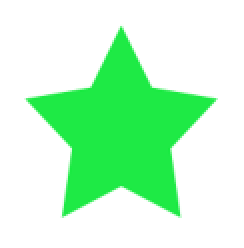
#> input picture LW8/ref.PNG, 122 x 124 px, found by its file name (shown 2 times larger)
$ python lw8.py
#> lines starting #> are read from the running program, lines starting #| are printed output that depends on the picture; after the words box and inside, x2 and y2 are one past the last pixel; in counts of white or black regions, pixels touching at a corner belong together
import cv2
import numpy as np

# path
IMAGE_1 = "ref.png"    # template
IMAGE_2 = "task.png"     # source image

# display function
def show(name, img):
    cv2.namedWindow(name)
    cv2.imshow(name, img)

# template preparation
img_1_color = cv2.imread(IMAGE_1, cv2.IMREAD_REDUCED_COLOR_2)
#> img_1_color is the input picture: shape (124, 122, 3); mean B, G, R 205.1, 249.4, 194.6
img_1 = cv2.cvtColor(img_1_color, cv2.COLOR_BGR2GRAY)
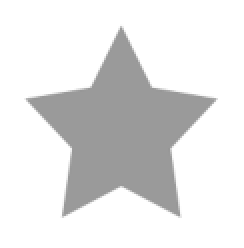
#> img_1: shape (124, 122) (shown 2 times larger); min 151, max 255, mean 227.9
img_1 = 255 - img_1
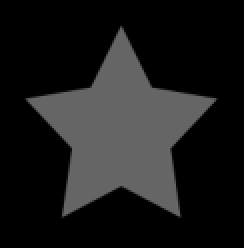
#> img_1: shape (124, 122) (shown 2 times larger); min 0, max 104, mean 27.1
img_1 = cv2.GaussianBlur(img_1, (3, 3), 0)


# source image preparation
img_2_color = cv2.imread(IMAGE_2, cv2.IMREAD_REDUCED_COLOR_2)
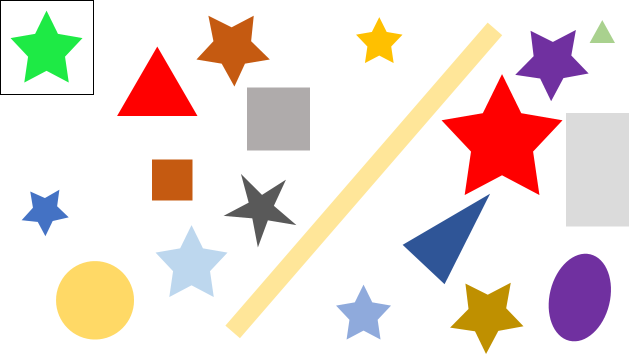
#> input picture LW8/task.png, 640 x 360 px
#> img_2_color is the input picture: shape (360, 640, 3); mean B, G, R 220, 225.3, 238.4
img_2 = cv2.cvtColor(img_2_color, cv2.COLOR_BGR2GRAY)
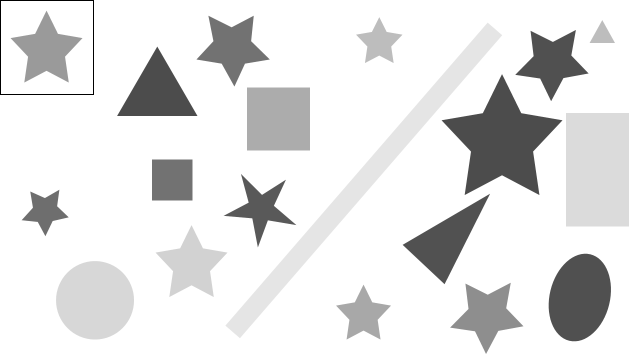
#> img_2: shape (360, 640); min 0, max 255, mean 228.6
img_2 = 255 - img_2
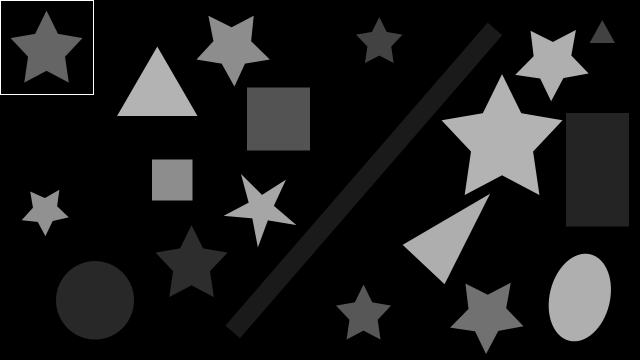
#> img_2: shape (360, 640); min 0, max 255, mean 26.4
img_2 = cv2.GaussianBlur(img_2, (3, 3), 0)

# find contours
contours1, _ = cv2.findContours(img_1, cv2.RETR_EXTERNAL, cv2.CHAIN_APPROX_NONE)
#> contours1 = 1 contour; box (x1, y1, x2, y2) and area: (11, 11, 110, 110) 4542
contours2, _ = cv2.findContours(img_2, cv2.RETR_EXTERNAL, cv2.CHAIN_APPROX_NONE)
#> contours2 = 19 contours; largest, box (x1, y1, x2, y2) and area: (0, 0, 95, 96) 8930, (224, 21, 503, 339) 8726, (565, 112, 630, 228) 7360, (440, 73, 564, 196) 6984, (55, 260, 135, 341) 5072

mu_1_0 = cv2.moments(contours1[0])
#> mu_1_0 = moments, m00 4541.5, centre m10/m00, m01/m00 = (60.17, 65.24)
hu_1_0 = cv2.HuMoments(mu_1_0)
#> hu_1_0 = [0.185, 8.41e-05, 3.29e-08, 6.69e-09, -8.62e-19, 3.21e-11, 9.91e-17]
# print('mu_source', mu_1_0)
# print("source Hu moments: ", hu_1_0)
for i in range(len(contours2)):
    mu_2_i = cv2.moments(contours2[i])
    hu_2_i = cv2.HuMoments(mu_2_i)
    print('mu_2_i', mu_2_i)
    # check rotation moments
    if abs((hu_1_0[0] - hu_2_i[0]) / hu_1_0[0]) <= 0.04:
        if abs((hu_1_0[1] - hu_2_i[1]) / hu_1_0[1]) <= 0.2:
            # check length
            if abs((mu_1_0['m00'] - mu_2_i['m00']) / mu_1_0['m00']) <= 0.43:
                cv2.drawContours(img_2_color, contours2, i, (200, 190, 255), 2)
#> this loop made 19 passes
#> hu_2_i on pass 9: [0.167, 1.54e-05, 0, 0, 0, 0, 0]
#> (printed output is left out)
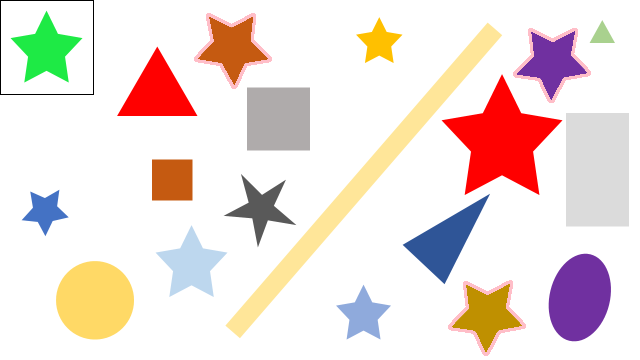
#> img_2_color: shape (360, 640, 3); 1.16% of pixels changed, all inside (x1, y1, x2, y2) = (194, 13, 591, 356)

show("PATTERN", img_1_color)
show("RESULT", img_2_color)


while cv2.waitKey(0) !=ord('q'):
#> (key q is pressed here)
    pass
